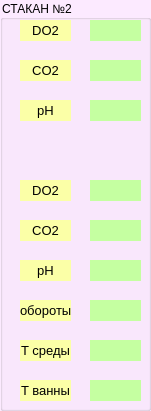
   <widget class="QGroupBox" name="groupBox_stakan2">
    <property name="geometry">
     <rect>
      <x>520</x>
      <y>90</y>
      <width>151</width>
      <height>411</height>
     </rect>
    </property>
    <property name="styleSheet">
     <string notr="true">background-color: rgb(252, 234, 255);</string>
    </property>
    <property name="title">
     <string>СТАКАН №2</string>
    </property>
    <widget class="QLabel" name="nadpis_DO2_N2">
     <property name="geometry">
      <rect>
       <x>20</x>
       <y>180</y>
       <width>51</width>
       <height>21</height>
      </rect>
     </property>
     <property name="font">
      <font>
       <pointsize>10</pointsize>
      </font>
     </property>
     <property name="mouseTracking">
      <bool>false</bool>
     </property>
     <property name="focusPolicy">
      <enum>Qt::StrongFocus</enum>
     </property>
     <property name="layoutDirection">
      <enum>Qt::LeftToRight</enum>
     </property>
     <property name="styleSheet">
      <string notr="true">background-color: rgb(251, 255, 167);</string>
     </property>
     <property name="text">
      <string>DO2</string>
     </property>
     <property name="alignment">
      <set>Qt::AlignCenter</set>
     </property>
    </widget>
    <widget class="QLabel" name="parametr_pH_V2">
     <property name="geometry">
      <rect>
       <x>90</x>
       <y>100</y>
       <width>51</width>
       <height>21</height>
      </rect>
     </property>
     <property name="font">
      <font>
       <pointsize>10</pointsize>
      </font>
     </property>
     <property name="mouseTracking">
      <bool>false</bool>
     </property>
     <property name="focusPolicy">
      <enum>Qt::StrongFocus</enum>
     </property>
     <property name="layoutDirection">
      <enum>Qt::LeftToRight</enum>
     </property>
     <property name="styleSheet">
      <string notr="true">background-color: rgb(197, 255, 161);</string>
     </property>
     <property name="text">
      <string/>
     </property>
     <property name="alignment">
      <set>Qt::AlignCenter</set>
     </property>
    </widget>
    <widget class="QLabel" name="parametr_pH_N2">
     <property name="geometry">
      <rect>
       <x>90</x>
       <y>260</y>
       <width>51</width>
       <height>21</height>
      </rect>
     </property>
     <property name="font">
      <font>
       <pointsize>10</pointsize>
      </font>
     </property>
     <property name="mouseTracking">
      <bool>false</bool>
     </property>
     <property name="focusPolicy">
      <enum>Qt::StrongFocus</enum>
     </property>
     <property name="layoutDirection">
      <enum>Qt::LeftToRight</enum>
     </property>
     <property name="styleSheet">
      <string notr="true">background-color: rgb(197, 255, 161);</string>
     </property>
     <property name="text">
      <string/>
     </property>
     <property name="alignment">
      <set>Qt::AlignCenter</set>
     </property>
    </widget>
    <widget class="QLabel" name="nadpis_CO2_N2">
     <property name="geometry">
      <rect>
       <x>20</x>
       <y>220</y>
       <width>51</width>
       <height>21</height>
      </rect>
     </property>
     <property name="font">
      <font>
       <pointsize>10</pointsize>
      </font>
     </property>
     <property name="mouseTracking">
      <bool>false</bool>
     </property>
     <property name="focusPolicy">
      <enum>Qt::StrongFocus</enum>
     </property>
     <property name="layoutDirection">
      <enum>Qt::LeftToRight</enum>
     </property>
     <property name="styleSheet">
      <string notr="true">background-color: rgb(251, 255, 167);</string>
     </property>
     <property name="text">
      <string>CO2</string>
     </property>
     <property name="alignment">
      <set>Qt::AlignCenter</set>
     </property>
    </widget>
    <widget class="QLabel" name="parametr_oboroti_2">
     <property name="geometry">
      <rect>
       <x>90</x>
       <y>300</y>
       <width>51</width>
       <height>21</height>
      </rect>
     </property>
     <property name="font">
      <font>
       <pointsize>10</pointsize>
      </font>
     </property>
     <property name="mouseTracking">
      <bool>false</bool>
     </property>
     <property name="focusPolicy">
      <enum>Qt::StrongFocus</enum>
     </property>
     <property name="layoutDirection">
      <enum>Qt::LeftToRight</enum>
     </property>
     <property name="styleSheet">
      <string notr="true">background-color: rgb(197, 255, 161);</string>
     </property>
     <property name="text">
      <string/>
     </property>
     <property name="alignment">
      <set>Qt::AlignCenter</set>
     </property>
    </widget>
    <widget class="QLabel" name="parametr_DO2_N2">
     <property name="geometry">
      <rect>
       <x>90</x>
       <y>180</y>
       <width>51</width>
       <height>21</height>
      </rect>
     </property>
     <property name="font">
      <font>
       <pointsize>10</pointsize>
      </font>
     </property>
     <property name="mouseTracking">
      <bool>false</bool>
     </property>
     <property name="focusPolicy">
      <enum>Qt::StrongFocus</enum>
     </property>
     <property name="layoutDirection">
      <enum>Qt::LeftToRight</enum>
     </property>
     <property name="styleSheet">
      <string notr="true">background-color: rgb(197, 255, 161);</string>
     </property>
     <property name="text">
      <string/>
     </property>
     <property name="alignment">
      <set>Qt::AlignCenter</set>
     </property>
    </widget>
    <widget class="QLabel" name="nadpis_pH_V2">
     <property name="geometry">
      <rect>
       <x>20</x>
       <y>100</y>
       <width>51</width>
       <height>21</height>
      </rect>
     </property>
     <property name="font">
      <font>
       <pointsize>10</pointsize>
      </font>
     </property>
     <property name="mouseTracking">
      <bool>false</bool>
     </property>
     <property name="focusPolicy">
      <enum>Qt::StrongFocus</enum>
     </property>
     <property name="layoutDirection">
      <enum>Qt::LeftToRight</enum>
     </property>
     <property name="styleSheet">
      <string notr="true">background-color: rgb(251, 255, 167);</string>
     </property>
     <property name="text">
      <string>pH</string>
     </property>
     <property name="alignment">
      <set>Qt::AlignCenter</set>
     </property>
    </widget>
    <widget class="QLabel" name="parametr_CO2_N2">
     <property name="geometry">
      <rect>
       <x>90</x>
       <y>220</y>
       <width>51</width>
       <height>21</height>
      </rect>
     </property>
     <property name="font">
      <font>
       <pointsize>10</pointsize>
      </font>
     </property>
     <property name="mouseTracking">
      <bool>false</bool>
     </property>
     <property name="focusPolicy">
      <enum>Qt::StrongFocus</enum>
     </property>
     <property name="layoutDirection">
      <enum>Qt::LeftToRight</enum>
     </property>
     <property name="styleSheet">
      <string notr="true">background-color: rgb(197, 255, 161);</string>
     </property>
     <property name="text">
      <string/>
     </property>
     <property name="alignment">
      <set>Qt::AlignCenter</set>
     </property>
    </widget>
    <widget class="QLabel" name="parametr_CO2_V2">
     <property name="geometry">
      <rect>
       <x>90</x>
       <y>60</y>
       <width>51</width>
       <height>21</height>
      </rect>
     </property>
     <property name="font">
      <font>
       <pointsize>10</pointsize>
      </font>
     </property>
     <property name="mouseTracking">
      <bool>false</bool>
     </property>
     <property name="focusPolicy">
      <enum>Qt::StrongFocus</enum>
     </property>
     <property name="layoutDirection">
      <enum>Qt::LeftToRight</enum>
     </property>
     <property name="styleSheet">
      <string notr="true">background-color: rgb(197, 255, 161);</string>
     </property>
     <property name="text">
      <string/>
     </property>
     <property name="alignment">
      <set>Qt::AlignCenter</set>
     </property>
    </widget>
    <widget class="QLabel" name="nadpis_oboroti_4">
     <property name="geometry">
      <rect>
       <x>20</x>
       <y>300</y>
       <width>51</width>
       <height>21</height>
      </rect>
     </property>
     <property name="font">
      <font>
       <pointsize>10</pointsize>
      </font>
     </property>
     <property name="mouseTracking">
      <bool>false</bool>
     </property>
     <property name="focusPolicy">
      <enum>Qt::StrongFocus</enum>
     </property>
     <property name="layoutDirection">
      <enum>Qt::LeftToRight</enum>
     </property>
     <property name="styleSheet">
      <string notr="true">background-color: rgb(251, 255, 167);</string>
     </property>
     <property name="text">
      <string>обороты</string>
     </property>
     <property name="alignment">
      <set>Qt::AlignCenter</set>
     </property>
    </widget>
    <widget class="QLabel" name="parametr_temperVanni_2">
     <property name="geometry">
      <rect>
       <x>90</x>
       <y>380</y>
       <width>51</width>
       <height>21</height>
      </rect>
     </property>
     <property name="font">
      <font>
       <pointsize>10</pointsize>
      </font>
     </property>
     <property name="mouseTracking">
      <bool>false</bool>
     </property>
     <property name="focusPolicy">
      <enum>Qt::StrongFocus</enum>
     </property>
     <property name="layoutDirection">
      <enum>Qt::LeftToRight</enum>
     </property>
     <property name="styleSheet">
      <string notr="true">background-color: rgb(197, 255, 161);</string>
     </property>
     <property name="text">
      <string/>
     </property>
     <property name="alignment">
      <set>Qt::AlignCenter</set>
     </property>
    </widget>
    <widget class="QLabel" name="nadpis_temperVanni_2">
     <property name="geometry">
      <rect>
       <x>20</x>
       <y>380</y>
       <width>51</width>
       <height>21</height>
      </rect>
     </property>
     <property name="font">
      <font>
       <pointsize>10</pointsize>
      </font>
     </property>
     <property name="mouseTracking">
      <bool>false</bool>
     </property>
     <property name="focusPolicy">
      <enum>Qt::StrongFocus</enum>
     </property>
     <property name="layoutDirection">
      <enum>Qt::LeftToRight</enum>
     </property>
     <property name="styleSheet">
      <string notr="true">background-color: rgb(251, 255, 167);</string>
     </property>
     <property name="text">
      <string>T ванны</string>
     </property>
     <property name="alignment">
      <set>Qt::AlignCenter</set>
     </property>
    </widget>
    <widget class="QLabel" name="nadpis_pH_N2">
     <property name="geometry">
      <rect>
       <x>20</x>
       <y>260</y>
       <width>51</width>
       <height>21</height>
      </rect>
     </property>
     <property name="font">
      <font>
       <pointsize>10</pointsize>
      </font>
     </property>
     <property name="mouseTracking">
      <bool>false</bool>
     </property>
     <property name="focusPolicy">
      <enum>Qt::StrongFocus</enum>
     </property>
     <property name="layoutDirection">
      <enum>Qt::LeftToRight</enum>
     </property>
     <property name="styleSheet">
      <string notr="true">background-color: rgb(251, 255, 167);</string>
     </property>
     <property name="text">
      <string>pH</string>
     </property>
     <property name="alignment">
      <set>Qt::AlignCenter</set>
     </property>
    </widget>
    <widget class="QLabel" name="nadpis_CO2_V2">
     <property name="geometry">
      <rect>
       <x>20</x>
       <y>60</y>
       <width>51</width>
       <height>21</height>
      </rect>
     </property>
     <property name="font">
      <font>
       <pointsize>10</pointsize>
      </font>
     </property>
     <property name="mouseTracking">
      <bool>false</bool>
     </property>
     <property name="focusPolicy">
      <enum>Qt::StrongFocus</enum>
     </property>
     <property name="layoutDirection">
      <enum>Qt::LeftToRight</enum>
     </property>
     <property name="styleSheet">
      <string notr="true">background-color: rgb(251, 255, 167);</string>
     </property>
     <property name="text">
      <string>CO2</string>
     </property>
     <property name="alignment">
      <set>Qt::AlignCenter</set>
     </property>
    </widget>
    <widget class="QLabel" name="parametr_temperSredi_2">
     <property name="geometry">
      <rect>
       <x>90</x>
       <y>340</y>
       <width>51</width>
       <height>21</height>
      </rect>
     </property>
     <property name="font">
      <font>
       <pointsize>10</pointsize>
      </font>
     </property>
     <property name="mouseTracking">
      <bool>false</bool>
     </property>
     <property name="focusPolicy">
      <enum>Qt::StrongFocus</enum>
     </property>
     <property name="layoutDirection">
      <enum>Qt::LeftToRight</enum>
     </property>
     <property name="styleSheet">
      <string notr="true">background-color: rgb(197, 255, 161);</string>
     </property>
     <property name="text">
      <string/>
     </property>
     <property name="alignment">
      <set>Qt::AlignCenter</set>
     </property>
    </widget>
    <widget class="QLabel" name="nadpis_DO2_V2">
     <property name="geometry">
      <rect>
       <x>20</x>
       <y>20</y>
       <width>51</width>
       <height>21</height>
      </rect>
     </property>
     <property name="font">
      <font>
       <pointsize>10</pointsize>
      </font>
     </property>
     <property name="mouseTracking">
      <bool>false</bool>
     </property>
     <property name="focusPolicy">
      <enum>Qt::StrongFocus</enum>
     </property>
     <property name="layoutDirection">
      <enum>Qt::LeftToRight</enum>
     </property>
     <property name="styleSheet">
      <string notr="true">background-color: rgb(251, 255, 167);</string>
     </property>
     <property name="text">
      <string>DO2</string>
     </property>
     <property name="alignment">
      <set>Qt::AlignCenter</set>
     </property>
    </widget>
    <widget class="QLabel" name="parametr_DO2_V2">
     <property name="geometry">
      <rect>
       <x>90</x>
       <y>20</y>
       <width>51</width>
       <height>21</height>
      </rect>
     </property>
     <property name="font">
      <font>
       <pointsize>10</pointsize>
      </font>
     </property>
     <property name="mouseTracking">
      <bool>false</bool>
     </property>
     <property name="focusPolicy">
      <enum>Qt::StrongFocus</enum>
     </property>
     <property name="layoutDirection">
      <enum>Qt::LeftToRight</enum>
     </property>
     <property name="styleSheet">
      <string notr="true">background-color: rgb(197, 255, 161);</string>
     </property>
     <property name="text">
      <string/>
     </property>
     <property name="alignment">
      <set>Qt::AlignCenter</set>
     </property>
    </widget>
    <widget class="QLabel" name="nadpis_temperSredi_2">
     <property name="geometry">
      <rect>
       <x>20</x>
       <y>340</y>
       <width>51</width>
       <height>21</height>
      </rect>
     </property>
     <property name="font">
      <font>
       <pointsize>10</pointsize>
      </font>
     </property>
     <property name="mouseTracking">
      <bool>false</bool>
     </property>
     <property name="focusPolicy">
      <enum>Qt::StrongFocus</enum>
     </property>
     <property name="layoutDirection">
      <enum>Qt::LeftToRight</enum>
     </property>
     <property name="styleSheet">
      <string notr="true">background-color: rgb(251, 255, 167);</string>
     </property>
     <property name="text">
      <string>T среды</string>
     </property>
     <property name="alignment">
      <set>Qt::AlignCenter</set>
     </property>
    </widget>
   </widget>
